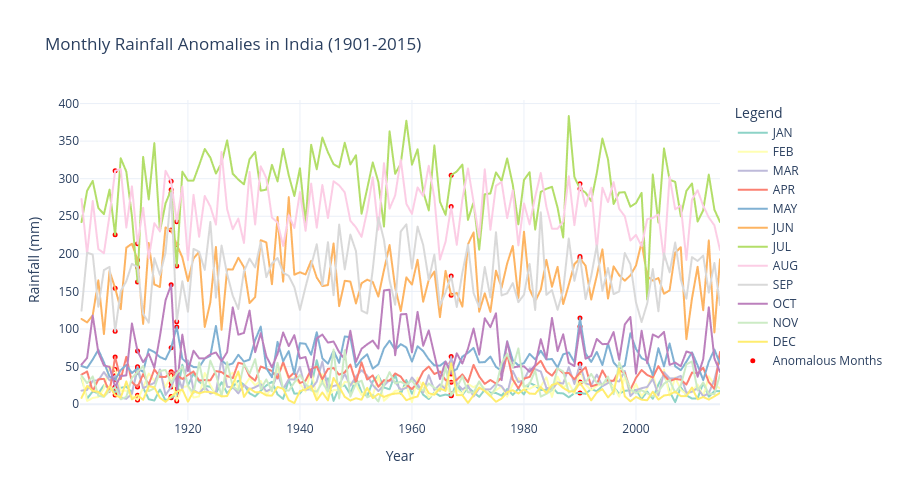

Source (notebook cell):
### Markdown cell above
This graph highlights years with significant rainfall anomalies, where annual rainfall deviated substantially from the mean. Drought years (e.g., 1905, 1965, 2002) and extreme rainfall years (e.g., 1917, 1961) are marked as red points, which showcase outliers in rainfall patterns. While most years cluster around the mean (green dashed line), the anomalies emphasize the variability in India’s rainfall, driven by factors like monsoonal fluctuations and climate events. This underscores the need for monitoring and preparedness for extreme weather events.

Now, let’s identify anomalies in monthly rainfall:

### Code cell
# preparing data for monthly anomalies
monthly_anomalies = []
for column in monthly_columns:
    for _, row in monthly_anomalies_df.iterrows():
        monthly_anomalies.append({'Year': row['YEAR'], 'Month': column, 'Rainfall': row[column]})

monthly_anomalies_df_long = pd.DataFrame(monthly_anomalies)

fig_monthly_anomalies = px.line(
    rainfall_data,
    x='YEAR',
    y=monthly_columns,
    labels={'YEAR': 'Year', 'value': 'Rainfall (mm)', 'variable': 'Month'},
    title='Monthly Rainfall Anomalies in India (1901-2015)',
    color_discrete_sequence=px.colors.qualitative.Set3
)
fig_monthly_anomalies.add_trace(go.Scatter(
    x=monthly_anomalies_df_long['Year'],
    y=monthly_anomalies_df_long['Rainfall'],
    mode='markers',
    name='Anomalous Months',
    marker=dict(color='red', size=5, symbol='circle')
))

fig_monthly_anomalies.update_layout(
    template='plotly_white',
    legend=dict(title="Legend"),
    height=500
)

fig_monthly_anomalies.show()
